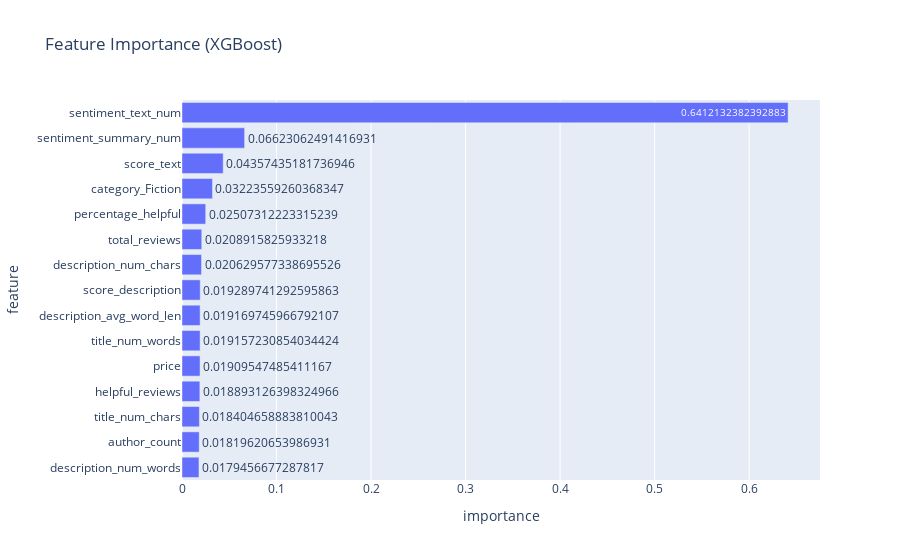

Notebook cell for this chart:
### Code cell
import plotly.express as px

fig = px.bar(
    importance_df,
    x='importance',
    y='feature',
    orientation='h',
    title='Feature Importance (XGBoost)',
    text='importance'
)
fig.update_layout(yaxis=dict(autorange="reversed"))  # Highest importance on top
fig.show()

### Figure 1 — Plotly figure (JSON) as saved in the notebook; plotly's stock layout.template omitted (floating-point values rounded to 4 significant figures)
{"data": [{"hovertemplate": "importance=%{text}<br>feature=%{y}<extra></extra>", "legendgroup": "", "marker": {"color": "#636efa", "pattern": {"shape": ""}}, "name": "", "orientation": "h", "showlegend": false, "text": [0.6412, 0.06623, 0.04357, 0.03224, 0.02507, 0.02089, 0.02063, 0.01929, 0.01917, 0.01916, 0.0191, 0.01889, 0.0184, 0.0182, 0.01795], "textposition": "auto", "type": "bar", "x": [0.6412, 0.06623, 0.04357, 0.03224, 0.02507, 0.02089, 0.02063, 0.01929, 0.01917, 0.01916, 0.0191, 0.01889, 0.0184, 0.0182, 0.01795], "xaxis": "x", "y": ["sentiment_text_num", "sentiment_summary_num", "score_text", "category_Fiction", "percentage_helpful", "total_reviews", "description_num_chars", "score_description", "description_avg_word_len", "title_num_words", "price", "helpful_reviews", "title_num_chars", "author_count", "description_num_words"], "yaxis": "y"}], "layout": {"barmode": "relative", "legend": {"tracegroupgap": 0}, "title": {"text": "Feature Importance (XGBoost)"}, "xaxis": {"anchor": "y", "domain": [0, 1], "title": {"text": "importance"}}, "yaxis": {"anchor": "x", "autorange": "reversed", "domain": [0, 1], "title": {"text": "feature"}}}}
